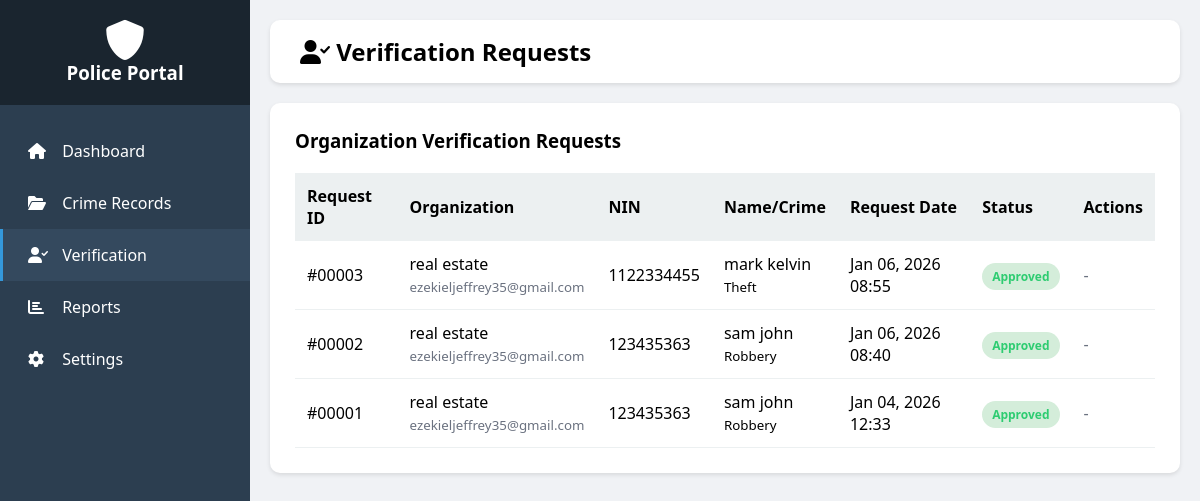
/police_verification.php (signed in), run on the app's committed database.
### tables this page shows
CREATE TABLE `verification_requests` (
  `id` int(11) NOT NULL,
  `organization_id` int(11) NOT NULL,
  `nin` varchar(20) NOT NULL,
  `request_date` timestamp NOT NULL DEFAULT current_timestamp(),
  `status` enum('pending','approved','rejected') DEFAULT 'pending',
  `approved_by` int(11) DEFAULT NULL,
  `approval_date` timestamp NULL DEFAULT NULL,
  `notes` text DEFAULT NULL
);

CREATE TABLE `users` (
  `id` int(11) NOT NULL,
  `role` enum('police','organization') NOT NULL,
  `police_id` varchar(50) DEFAULT NULL,
  `organization_name` varchar(100) DEFAULT NULL,
  `email` varchar(100) NOT NULL,
  `password` varchar(255) NOT NULL,
  `created_at` timestamp NOT NULL DEFAULT current_timestamp()
);

CREATE TABLE `crime_records` (
  `id` int(11) NOT NULL,
  `nin` varchar(20) NOT NULL,
  `full_name` varchar(255) NOT NULL,
  `crime_type` varchar(100) NOT NULL,
  `crime_description` text DEFAULT NULL,
  `date_of_crime` date NOT NULL,
  `arrest_date` date DEFAULT NULL,
  `release_date` date DEFAULT NULL,
  `years_in_prison` int(11) DEFAULT 0,
  `months_in_prison` int(11) DEFAULT 0,
  `days_in_prison` int(11) DEFAULT 0,
  `status` enum('serving','released','pending') DEFAULT 'pending',
  `face_photo` varchar(255) DEFAULT NULL,
  `fingerprint` varchar(255) DEFAULT NULL,
  `address` text DEFAULT NULL,
  `phone` varchar(20) DEFAULT NULL,
  `added_by` int(11) DEFAULT NULL,
  `added_at` timestamp NOT NULL DEFAULT current_timestamp(),
  `updated_at` timestamp NOT NULL DEFAULT current_timestamp() ON UPDATE current_timestamp()
);

### police_verification.php (the view, shortened to what this page needs)
<?php
$sql = "SELECT vr.*, u.organization_name, u.email, cr.full_name, cr.crime_type
        FROM verification_requests vr
        LEFT JOIN users u ON vr.organization_id = u.id
        LEFT JOIN crime_records cr ON vr.nin = cr.nin
        ORDER BY vr.request_date DESC";
$result = mysqli_query($conn, $sql);
?>
<!DOCTYPE html>
<html lang="en">
<head>
    <link rel="stylesheet" href="https://cdnjs.cloudflare.com/ajax/libs/font-awesome/6.0.0/css/all.min.css">
</head>
<body>
    <div class="sidebar">
        <div class="sidebar-header">
            <i class="fas fa-shield-alt" style="font-size: 40px;"></i>
            <h3>Police Portal</h3>
        </div>
        <ul class="nav-menu">
            <li class="nav-item" onclick="location.href='police_dashboard.php'"><i class="fas fa-home"></i> Dashboard</li>
            <li class="nav-item" onclick="location.href='police_crime_records.php'"><i class="fas fa-folder-open"></i> Crime Records</li>
            <li class="nav-item active"><i class="fas fa-user-check"></i> Verification</li>
            <li class="nav-item" onclick="location.href='police_reports.php'"><i class="fas fa-chart-bar"></i> Reports</li>
            <li class="nav-item" onclick="location.href='police_settings.php'"><i class="fas fa-cog"></i> Settings</li>
        </ul>
    </div>
    <div class="main-content">
        <div class="top-bar">
            <h2><i class="fas fa-user-check"></i> Verification Requests</h2>
        </div>
        <div class="content-card">
            <h3>Organization Verification Requests</h3>
            <table>
                <thead>
                    <tr>
                        <th>Request ID</th>
                        <th>Organization</th>
                        <th>NIN</th>
                        <th>Name/Crime</th>
                        <th>Request Date</th>
                        <th>Status</th>
                        <th>Actions</th>
                    </tr>
                </thead>
                <tbody>
                    <?php while($row = mysqli_fetch_assoc($result)): ?>
                    <tr>
                        <td>#<?php echo str_pad($row['id'], 5, '0', STR_PAD_LEFT); ?></td>
                        <td><?php echo htmlspecialchars($row['organization_name']); ?><br>
                            <small style="color: #6b7280;"><?php echo htmlspecialchars($row['email']); ?></small>
                        </td>
                        <td><?php echo htmlspecialchars($row['nin']); ?></td>
                        <td><?php echo $row['full_name'] ? htmlspecialchars($row['full_name']) : 'No Record'; ?><br>
                            <small><?php echo $row['crime_type'] ?? ''; ?></small>
                        </td>
                        <td><?php echo date('M d, Y H:i', strtotime($row['request_date'])); ?></td>
                        <td><span class="status-badge status-<?php echo $row['status']; ?>"><?php echo ucfirst($row['status']); ?></span></td>
                        <td>
                            <?php if($row['status'] == 'pending'): ?>
                                <button class="btn btn-success" onclick="showModal(<?php echo $row['id']; ?>, 'approve')">Approve</button>
                                <button class="btn btn-danger" onclick="showModal(<?php echo $row['id']; ?>, 'reject')">Reject</button>
                            <?php else: ?>
                                <span style="color: #6b7280;">-</span>
                            <?php endif; ?>
                        </td>
                    </tr>
                    <?php endwhile; ?>
                </tbody>
            </table>
        </div>
    </div>
</body>
</html>

### police_verification.php (style rules this page uses)
* { margin: 0; padding: 0; box-sizing: border-box; font-family: 'Segoe UI', Tahoma, sans-serif; }
body { background: #f0f2f5; display: flex; }
.sidebar { width: 250px; background: #2c3e50; min-height: 100vh; color: white; position: fixed; }
.sidebar-header { padding: 20px; background: #1a252f; text-align: center; }
.nav-menu { list-style: none; padding: 20px 0; }
.nav-item { padding: 15px 25px; cursor: pointer; transition: 0.3s; border-left: 3px solid transparent; }
.nav-item:hover, .nav-item.active { background: #34495e; border-left-color: #3498db; }
.nav-item i { margin-right: 10px; width: 20px; }
.main-content { margin-left: 250px; flex: 1; padding: 20px; }
.top-bar { background: white; padding: 15px 30px; border-radius: 10px; margin-bottom: 20px; box-shadow: 0 2px 4px rgba(0,0,0,0.1); }
.content-card { background: white; padding: 25px; border-radius: 10px; box-shadow: 0 2px 4px rgba(0,0,0,0.1); }
table { width: 100%; border-collapse: collapse; margin-top: 20px; }
table th { background: #ecf0f1; padding: 12px; text-align: left; font-weight: 600; }
table td { padding: 12px; border-bottom: 1px solid #ecf0f1; }
.status-badge { padding: 5px 10px; border-radius: 20px; font-size: 12px; font-weight: 600; }
.status-approved { background: #d4edda; color: #2ecc71; }

### data on the page
verification_requests: id "00003", organization.organization_name "real estate", organization.email "ezekieljeffrey35@gmail.com", nin "1122334455", crime_records.full_name "mark kelvin", crime_records.crime_type "Theft", request_date "Jan 06, 2026 08:55", status "Approved"
verification_requests: id "00002", organization.organization_name "real estate", organization.email "ezekieljeffrey35@gmail.com", nin "123435363", crime_records.full_name "sam john", crime_records.crime_type "Robbery", request_date "Jan 06, 2026 08:40", status "Approved"
verification_requests: id "00001", organization.organization_name "real estate", organization.email "ezekieljeffrey35@gmail.com", nin "123435363", crime_records.full_name "sam john", crime_records.crime_type "Robbery", request_date "Jan 04, 2026 12:33", status "Approved"
